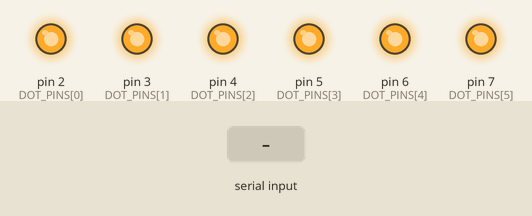
This sketch was run on a simulated Arduino Uno, built with avr-gcc and run on an emulated ATmega328P. Shown: output pins drawn as LEDs (lit = HIGH). Inputs (shaded band) come from the test bench. What the sketch prints to the serial monitor is not drawn.

Above: at 1.4 s.
At 3.7 s:
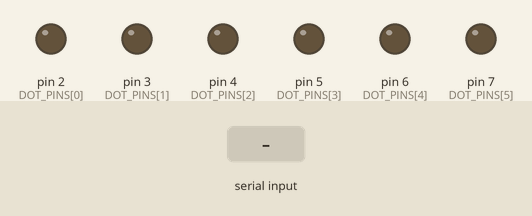
3.8 s: "NONE,1\n" received over Serial
5.9 s: "DOTS:\n" received over Serial
7.9 s: "DOTS:90\n" received over Serial
Timing chart, 0 to 10.9 s (numbered marks = the images above; inputs shaded):
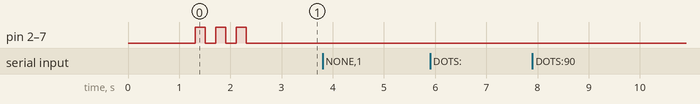

Measured:
- after the input at 3.8 s, every drawn part: stays the same
- after the input at 5.9 s, every drawn part: stays the same
- after the input at 7.9 s, every drawn part: stays the same

The sketch:

arduino_receiver.ino
```cpp
/*
 * Arduino Braille Receiver
 *
 * Receives braille dot patterns from Python script over serial
 * and controls braille cell pins/motors.
 *
 * Protocol: "DOTS:1,2,3\n" or "DOTS:NONE\n"
 * Baud Rate: 115200
 */

// Pin configuration for 6-dot braille cell
// Adjust these pin numbers based on your hardware setup
const int DOT_PINS[6] = {2, 3, 4, 5, 6, 7};  // Pins for dots 1-6

// Or if using shift register or other method:
// const int LATCH_PIN = 8;
// const int CLOCK_PIN = 12;
// const int DATA_PIN = 11;

const int BAUD_RATE = 115200;
String inputBuffer = "";

void setup() {
  // Initialize serial communication
  Serial.begin(BAUD_RATE);

  // Initialize dot pins as outputs
  for (int i = 0; i < 6; i++) {
    pinMode(DOT_PINS[i], OUTPUT);
    digitalWrite(DOT_PINS[i], LOW);
  }

  // Send ready message
  Serial.println("READY:Arduino Braille Receiver");
  Serial.flush();

  // Optional: Flash all dots to indicate ready
  flashAllDots();
}

void loop() {
  // Read incoming serial data
  while (Serial.available() > 0) {
    char c = Serial.read();

    if (c == '\n') {
      // Process complete message
      processMessage(inputBuffer);
      inputBuffer = "";
    } else {
      inputBuffer += c;
    }
  }
}

void processMessage(String message) {
  message.trim();

  // Check if message starts with "DOTS:"
  if (message.startsWith("DOTS:")) {
    String dotsStr = message.substring(5);  // Remove "DOTS:" prefix

    if (dotsStr == "NONE" || dotsStr == "") {
      // Clear all dots (space character)
      clearAllDots();
      Serial.println("ACK:CLEARED");
    } else {
      // Parse dot numbers and activate them
      activateDots(dotsStr);
      Serial.println("ACK:DOTS:" + dotsStr);
    }
  } else {
    Serial.println("ERROR:Unknown command");
  }
}

void activateDots(String dotsStr) {
  // First, clear all dots
  clearAllDots();

  // Parse comma-separated dot numbers
  int startIdx = 0;
  int commaIdx = dotsStr.indexOf(',');

  while (true) {
    String dotStr;

    if (commaIdx == -1) {
      // Last dot
      dotStr = dotsStr.substring(startIdx);
      if (dotStr.length() == 0) break;
    } else {
      dotStr = dotsStr.substring(startIdx, commaIdx);
    }

    dotStr.trim();
    int dotNum = dotStr.toInt();

    // Activate the dot (1-6)
    if (dotNum >= 1 && dotNum <= 6) {
      activateDot(dotNum);
    }

    if (commaIdx == -1) break;

    startIdx = commaIdx + 1;
    commaIdx = dotsStr.indexOf(',', startIdx);
  }
}

void activateDot(int dotNum) {
  // Activate single dot (1-6)
  // dotNum is 1-indexed, array is 0-indexed

  if (dotNum < 1 || dotNum > 6) return;

  int pin = DOT_PINS[dotNum - 1];
  digitalWrite(pin, HIGH);

  // Optional: Debug output
  // Serial.print("Activated dot ");
  // Serial.println(dotNum);
}

void clearAllDots() {
  // Turn off all dots
  for (int i = 0; i < 6; i++) {
    digitalWrite(DOT_PINS[i], LOW);
  }
}

void flashAllDots() {
  // Flash all dots as startup indicator
  for (int repeat = 0; repeat < 3; repeat++) {
    for (int i = 0; i < 6; i++) {
      digitalWrite(DOT_PINS[i], HIGH);
    }
    delay(200);

    for (int i = 0; i < 6; i++) {
      digitalWrite(DOT_PINS[i], LOW);
    }
    delay(200);
  }
}

// Alternative: If using shift register for controlling multiple cells
/*
void activateDotShiftRegister(int dotNum) {
  // Example for 74HC595 shift register
  byte pattern = 0;

  for (int i = 0; i < 6; i++) {
    if (digitalRead(DOT_PINS[i]) == HIGH) {
      pattern |= (1 << i);
    }
  }

  if (dotNum >= 1 && dotNum <= 6) {
    pattern |= (1 << (dotNum - 1));
  }

  digitalWrite(LATCH_PIN, LOW);
  shiftOut(DATA_PIN, CLOCK_PIN, MSBFIRST, pattern);
  digitalWrite(LATCH_PIN, HIGH);
}
*/

// Alternative: If using PWM for motors/solenoids
/*
void activateDotPWM(int dotNum, int intensity = 255) {
  if (dotNum < 1 || dotNum > 6) return;

  int pin = DOT_PINS[dotNum - 1];
  analogWrite(pin, intensity);  // 0-255
}

void raiseDotSmoothly(int dotNum, int duration = 200) {
  // Gradually raise a dot
  for (int i = 0; i <= 255; i += 5) {
    activateDotPWM(dotNum, i);
    delay(duration / 51);
  }
}
*/
```
